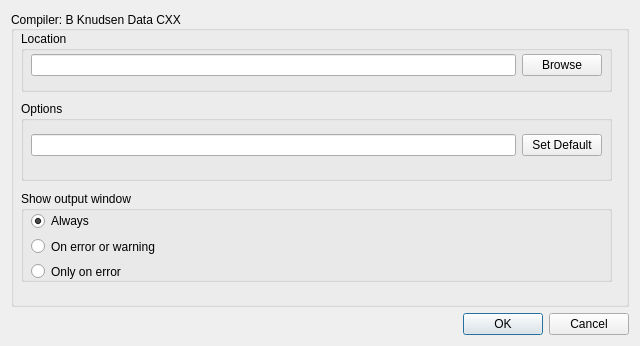
<?xml version="1.0" encoding="UTF-8"?>
<ui version="4.0">
 <class>DialogCompiler</class>
 <widget class="QDialog" name="DialogCompiler">
  <property name="windowModality">
   <enum>Qt::ApplicationModal</enum>
  </property>
  <property name="geometry">
   <rect>
    <x>0</x>
    <y>0</y>
    <width>640</width>
    <height>346</height>
   </rect>
  </property>
  <property name="maximumSize">
   <size>
    <width>640</width>
    <height>546</height>
   </size>
  </property>
  <property name="windowTitle">
   <string>Tool Settings</string>
  </property>
  <property name="windowIcon">
   <iconset resource="images.qrc">
    <normaloff>:/images/images/lupa.ico</normaloff>:/images/images/lupa.ico</iconset>
  </property>
  <layout class="QVBoxLayout" name="verticalLayout_3">
   <item>
    <layout class="QVBoxLayout" name="verticalLayout_2">
     <item>
      <widget class="QGroupBox" name="groupBox">
       <property name="title">
        <string>Compiler: B Knudsen Data CXX</string>
       </property>
       <property name="alignment">
        <set>Qt::AlignLeading|Qt::AlignLeft|Qt::AlignVCenter</set>
       </property>
       <property name="flat">
        <bool>false</bool>
       </property>
       <widget class="QGroupBox" name="groupBox_2">
        <property name="geometry">
         <rect>
          <x>10</x>
          <y>20</y>
          <width>591</width>
          <height>61</height>
         </rect>
        </property>
        <property name="title">
         <string>Location</string>
        </property>
        <widget class="QWidget" name="layoutWidget">
         <property name="geometry">
          <rect>
           <x>10</x>
           <y>20</y>
           <width>571</width>
           <height>28</height>
          </rect>
         </property>
         <layout class="QHBoxLayout" name="horizontalLayout">
          <item>
           <widget class="QLineEdit" name="locationLineEdit"/>
          </item>
          <item>
           <widget class="QPushButton" name="browseLocationBtn">
            <property name="text">
             <string>Browse</string>
            </property>
           </widget>
          </item>
         </layout>
        </widget>
       </widget>
       <widget class="QGroupBox" name="groupBox_3">
        <property name="geometry">
         <rect>
          <x>10</x>
          <y>90</y>
          <width>591</width>
          <height>80</height>
         </rect>
        </property>
        <property name="title">
         <string>Options</string>
        </property>
        <widget class="QWidget" name="layoutWidget">
         <property name="geometry">
          <rect>
           <x>10</x>
           <y>30</y>
           <width>571</width>
           <height>28</height>
          </rect>
         </property>
         <layout class="QHBoxLayout" name="horizontalLayout_2">
          <item>
           <widget class="QLineEdit" name="optionsLineEdit"/>
          </item>
          <item>
           <widget class="QPushButton" name="setOptionsBtn">
            <property name="text">
             <string>Set Default</string>
            </property>
           </widget>
          </item>
         </layout>
        </widget>
       </widget>
       <widget class="QGroupBox" name="groupBox_4">
        <property name="geometry">
         <rect>
          <x>10</x>
          <y>180</y>
          <width>591</width>
          <height>91</height>
         </rect>
        </property>
        <property name="title">
         <string>Show output window</string>
        </property>
        <widget class="QWidget" name="layoutWidget">
         <property name="geometry">
          <rect>
           <x>10</x>
           <y>20</y>
           <width>181</width>
           <height>70</height>
          </rect>
         </property>
         <layout class="QVBoxLayout" name="verticalLayout">
          <item>
           <widget class="QRadioButton" name="alwaysBtn">
            <property name="text">
             <string>Always</string>
            </property>
            <property name="checked">
             <bool>true</bool>
            </property>
           </widget>
          </item>
          <item>
           <widget class="QRadioButton" name="alwaysErrorBtn">
            <property name="text">
             <string>On error or warning</string>
            </property>
           </widget>
          </item>
          <item>
           <widget class="QRadioButton" name="errorBtn">
            <property name="text">
             <string>Only on error</string>
            </property>
           </widget>
          </item>
         </layout>
        </widget>
       </widget>
      </widget>
     </item>
     <item>
      <widget class="QDialogButtonBox" name="buttonBox">
       <property name="standardButtons">
        <set>QDialogButtonBox::Cancel|QDialogButtonBox::Ok</set>
       </property>
      </widget>
     </item>
    </layout>
   </item>
  </layout>
 </widget>
 <resources>
  <include location="images.qrc"/>
 </resources>
 <connections/>
</ui>
